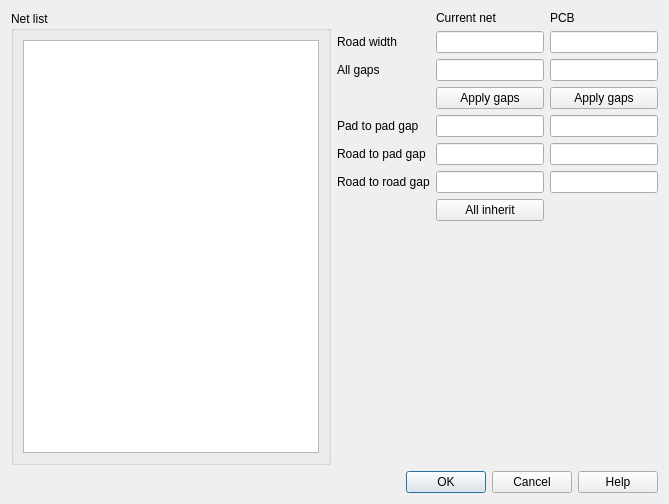
<?xml version="1.0" encoding="UTF-8"?>
<ui version="4.0">
 <class>SdDRuleEditor</class>
 <widget class="QDialog" name="SdDRuleEditor">
  <property name="geometry">
   <rect>
    <x>0</x>
    <y>0</y>
    <width>669</width>
    <height>504</height>
   </rect>
  </property>
  <property name="windowTitle">
   <string>Trace rules editor</string>
  </property>
  <layout class="QVBoxLayout" name="verticalLayout_2">
   <item>
    <layout class="QHBoxLayout" name="horizontalLayout">
     <item>
      <widget class="QGroupBox" name="groupBox">
       <property name="title">
        <string>Net list</string>
       </property>
       <layout class="QVBoxLayout" name="verticalLayout">
        <item>
         <widget class="QListWidget" name="mNetList">
          <property name="selectionMode">
           <enum>QAbstractItemView::ExtendedSelection</enum>
          </property>
         </widget>
        </item>
       </layout>
      </widget>
     </item>
     <item>
      <layout class="QGridLayout" name="gridLayout">
       <item row="0" column="1">
        <widget class="QLabel" name="label_5">
         <property name="text">
          <string>Current net</string>
         </property>
        </widget>
       </item>
       <item row="5" column="1">
        <widget class="QLineEdit" name="mNetRoad2Pad"/>
       </item>
       <item row="2" column="0">
        <widget class="QLabel" name="label_7">
         <property name="text">
          <string>All gaps</string>
         </property>
        </widget>
       </item>
       <item row="4" column="1">
        <widget class="QLineEdit" name="mNetPad2Pad"/>
       </item>
       <item row="4" column="2">
        <widget class="QLineEdit" name="mPcbPad2Pad"/>
       </item>
       <item row="6" column="2">
        <widget class="QLineEdit" name="mPcbRoad2Road"/>
       </item>
       <item row="5" column="2">
        <widget class="QLineEdit" name="mPcbRoad2Pad"/>
       </item>
       <item row="3" column="2">
        <widget class="QPushButton" name="mPcbApplyAllGaps">
         <property name="text">
          <string>Apply gaps</string>
         </property>
        </widget>
       </item>
       <item row="4" column="0">
        <widget class="QLabel" name="label_2">
         <property name="text">
          <string>Pad to pad gap</string>
         </property>
        </widget>
       </item>
       <item row="6" column="0">
        <widget class="QLabel" name="label_4">
         <property name="text">
          <string>Road to road gap</string>
         </property>
        </widget>
       </item>
       <item row="6" column="1">
        <widget class="QLineEdit" name="mNetRoad2Road"/>
       </item>
       <item row="2" column="2">
        <widget class="QLineEdit" name="mPcbAllGaps"/>
       </item>
       <item row="3" column="1">
        <widget class="QPushButton" name="mNetApplyAllGaps">
         <property name="text">
          <string>Apply gaps</string>
         </property>
        </widget>
       </item>
       <item row="1" column="0">
        <widget class="QLabel" name="label">
         <property name="text">
          <string>Road width</string>
         </property>
        </widget>
       </item>
       <item row="2" column="1">
        <widget class="QLineEdit" name="mNetAllGaps"/>
       </item>
       <item row="0" column="2">
        <widget class="QLabel" name="label_6">
         <property name="text">
          <string>PCB</string>
         </property>
        </widget>
       </item>
       <item row="1" column="2">
        <widget class="QLineEdit" name="mPcbRoadWidth"/>
       </item>
       <item row="5" column="0">
        <widget class="QLabel" name="label_3">
         <property name="text">
          <string>Road to pad gap</string>
         </property>
        </widget>
       </item>
       <item row="7" column="1">
        <widget class="QPushButton" name="mNetClearAll">
         <property name="text">
          <string>All inherit</string>
         </property>
        </widget>
       </item>
       <item row="1" column="1">
        <widget class="QLineEdit" name="mNetRoadWidth"/>
       </item>
       <item row="8" column="1">
        <spacer name="verticalSpacer">
         <property name="orientation">
          <enum>Qt::Vertical</enum>
         </property>
         <property name="sizeHint" stdset="0">
          <size>
           <width>20</width>
           <height>40</height>
          </size>
         </property>
        </spacer>
       </item>
      </layout>
     </item>
    </layout>
   </item>
   <item>
    <widget class="QDialogButtonBox" name="buttonBox">
     <property name="orientation">
      <enum>Qt::Horizontal</enum>
     </property>
     <property name="standardButtons">
      <set>QDialogButtonBox::Cancel|QDialogButtonBox::Help|QDialogButtonBox::Ok</set>
     </property>
    </widget>
   </item>
  </layout>
 </widget>
 <resources/>
 <connections>
  <connection>
   <sender>buttonBox</sender>
   <signal>accepted()</signal>
   <receiver>SdDRuleEditor</receiver>
   <slot>accept()</slot>
   <hints>
    <hint type="sourcelabel">
     <x>248</x>
     <y>254</y>
    </hint>
    <hint type="destinationlabel">
     <x>157</x>
     <y>274</y>
    </hint>
   </hints>
  </connection>
  <connection>
   <sender>buttonBox</sender>
   <signal>rejected()</signal>
   <receiver>SdDRuleEditor</receiver>
   <slot>reject()</slot>
   <hints>
    <hint type="sourcelabel">
     <x>316</x>
     <y>260</y>
    </hint>
    <hint type="destinationlabel">
     <x>286</x>
     <y>274</y>
    </hint>
   </hints>
  </connection>
 </connections>
</ui>
